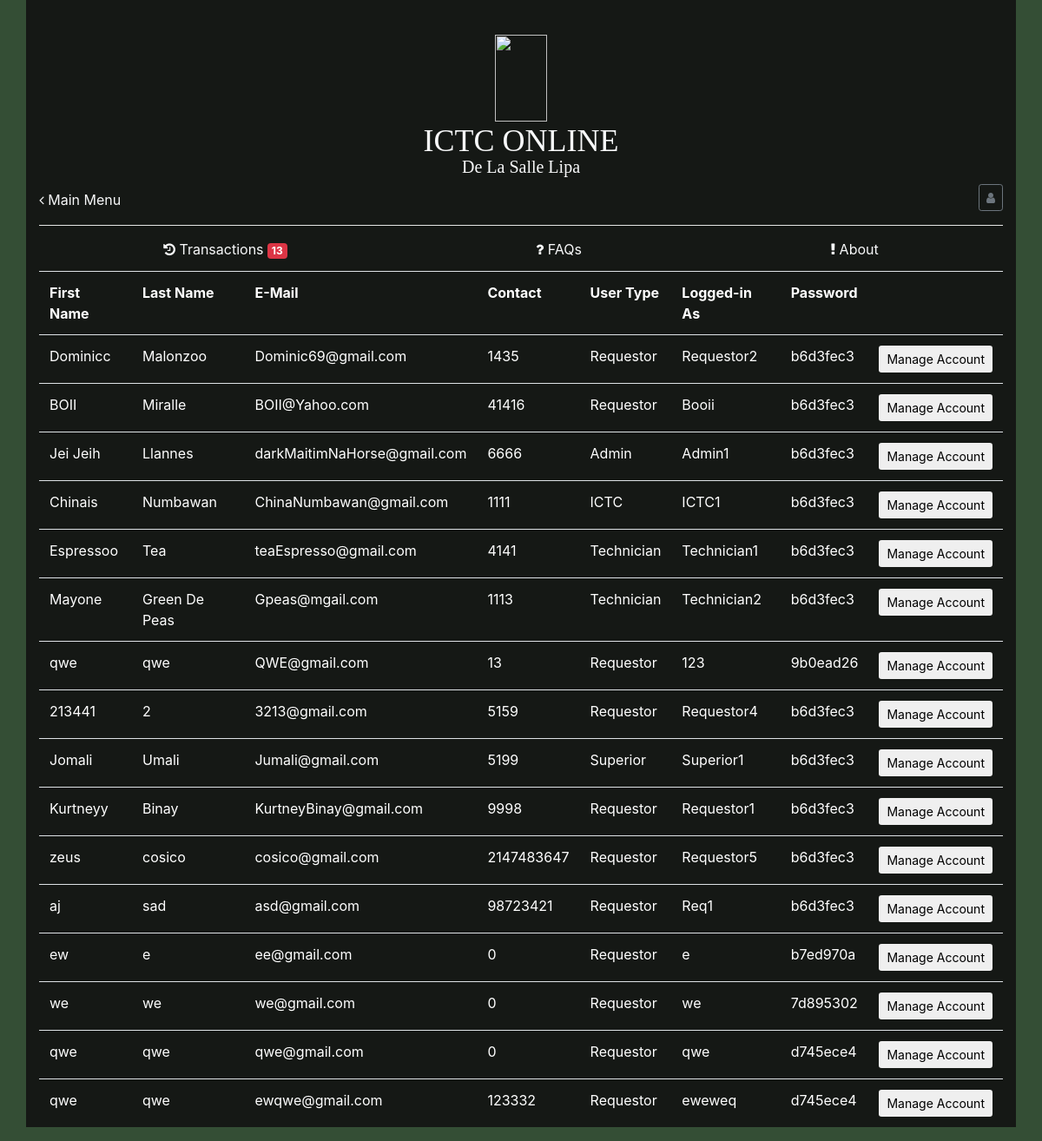
/ManageAccount.php, run on the app's committed database.
### tables this page shows
CREATE TABLE `userdatabase` (
  `UserID` int(50) NOT NULL,
  `fname` varchar(255) NOT NULL,
  `lname` varchar(255) NOT NULL,
  `email` varchar(255) NOT NULL,
  `contact` int(11) NOT NULL,
  `Usertype` varchar(50) NOT NULL,
  `username` varchar(50) NOT NULL,
  `password` varchar(50) NOT NULL
);

### ManageAccount.php (the view, shortened to what this page needs)
<!doctype html>
<html lang="en">
    <head>
        <link rel="stylesheet" href="https://maxcdn.bootstrapcdn.com/bootstrap/4.0.0/css/bootstrap.min.css">
    </head>
    <?php include "index.php";?>
    <body style="color: white; background-color: #344e35">
        <form id="formTbl" method="get">
            <table class="table table-hover" id="formtbl">
            <?php
                    echo '<tr>';
                    echo '<th> <a>First Name</a></th>';
                    echo '<th> <a>Last Name</a></th>';
                    echo '<th> <a>E-Mail</a></th>';
                    echo '<th> <a>Contact</a></th>';
                    echo '<th> <a>User Type</a></th>';
                    echo '<th> <a>Logged-in As</a></th>';
                    echo '<th> <a>Password</a></th>';
                    echo '<th> <a></a></th>';
                    echo '</tr>';
                    $result = mysql_query("SELECT * FROM userdatabase")
                    or die(mysql_error());
                    while($row = mysql_fetch_array( $result )){
                        echo '<td>' . $row['fname'] . '</td>';
                        echo '<td>' . $row['lname'].'</td>';
                        echo '<td>' . $row['email']. '</td>';
                        echo '<td>' . $row['contact'] . '</td>';
                        echo '<td>' . $row['Usertype'] . '</td>';
                        echo '<td>' . $row['username'] . '</td>';
                        echo '<td>' . hash('crc32',$row['password']) . '</td>';
                    ?>
                <td>
                <?php echo'<button type="button" class= "btn-sm btn" data-toggle="modal" data-target="#exampleModal' . $row['UserID'] . '">Manage Account</button>';?>
        </form>
                    </td>
                    <?php
                }
        ?>
  </body>
</html>

### data on the page
userdatabase: fname "Dominicc", lname "Malonzoo", email "Dominic69@gmail.com", contact "1435", Usertype "Requestor", username "Requestor2", password "b6d3fec3"
userdatabase: fname "BOII", lname "Miralle", email "BOII@Yahoo.com", contact "41416", Usertype "Requestor", username "Booii", password "b6d3fec3"
userdatabase: fname "Jei Jeih", lname "Llannes", email "darkMaitimNaHorse@gmail.com", contact "6666", Usertype "Admin", username "Admin1", password "b6d3fec3"
userdatabase: fname "Chinais", lname "Numbawan", email "ChinaNumbawan@gmail.com", contact "1111", Usertype "ICTC", username "ICTC1", password "b6d3fec3"
userdatabase: fname "Espressoo", lname "Tea", email "teaEspresso@gmail.com", contact "4141", Usertype "Technician", username "Technician1", password "b6d3fec3"
userdatabase: fname "Mayone", lname "Green De Peas", email "Gpeas@mgail.com", contact "1113", Usertype "Technician", username "Technician2", password "b6d3fec3"
userdatabase: fname "qwe", lname "qwe", email "QWE@gmail.com", contact "13", Usertype "Requestor", username "123", password "9b0ead26"
userdatabase: fname "213441", lname "2", email "3213@gmail.com", contact "5159", Usertype "Requestor", username "Requestor4", password "b6d3fec3"
userdatabase: fname "Jomali", lname "Umali", email "Jumali@gmail.com", contact "5199", Usertype "Superior", username "Superior1", password "b6d3fec3"
userdatabase: fname "Kurtneyy", lname "Binay", email "KurtneyBinay@gmail.com", contact "9998", Usertype "Requestor", username "Requestor1", password "b6d3fec3"
userdatabase: fname "zeus", lname "cosico", email "cosico@gmail.com", contact "2147483647", Usertype "Requestor", username "Requestor5", password "b6d3fec3"
userdatabase: fname "aj", lname "sad", email "asd@gmail.com", contact "98723421", Usertype "Requestor", username "Req1", password "b6d3fec3"
userdatabase: fname "ew", lname "e", email "ee@gmail.com", contact "0", Usertype "Requestor", username "e", password "b7ed970a"
userdatabase: fname "we", lname "we", email "we@gmail.com", contact "0", Usertype "Requestor", username "we", password "7d895302"
userdatabase: fname "qwe", lname "qwe", email "qwe@gmail.com", contact "0", Usertype "Requestor", username "qwe", password "d745ece4"
userdatabase: fname "qwe", lname "qwe", email "ewqwe@gmail.com", contact "123332", Usertype "Requestor", username "eweweq", password "d745ece4"

### other printed values
$c "13"
